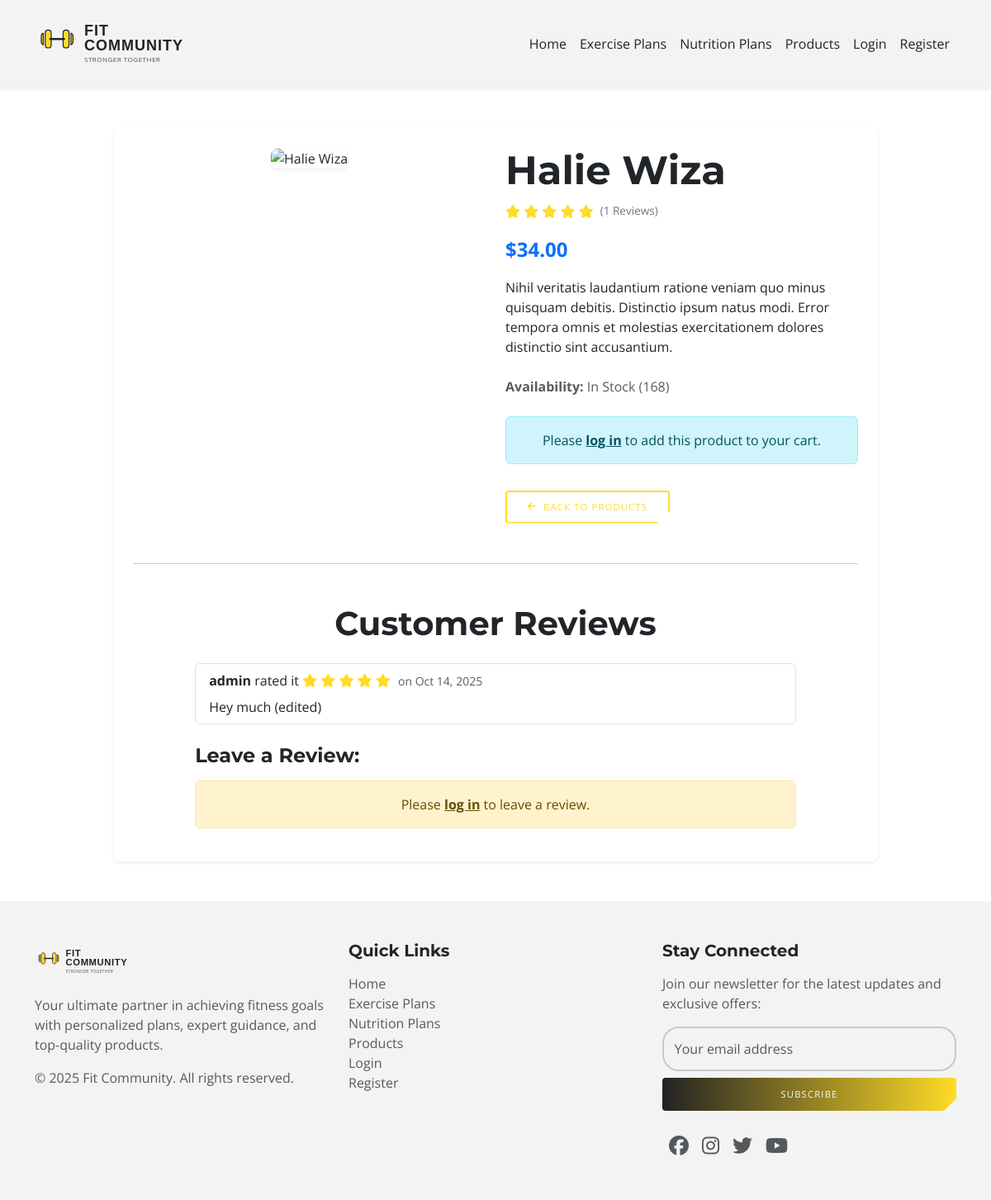
The page /products/1/ on the database its author committed.
### products/models.py (models this page shows, shortened)
class Product(models.Model):
    name = models.CharField(max_length=100)
    description = models.TextField()
    price = models.DecimalField(max_digits=8, decimal_places=2)
    stock = models.PositiveIntegerField()
    image = models.ImageField(
        upload_to='product_images/', blank=True, null=True
    )

class Review(models.Model):
    user = models.ForeignKey(
        User, on_delete=models.CASCADE, related_name='reviews'
    )
    exercise_plan = models.ForeignKey(
        'fitness.ExercisePlan', on_delete=models.CASCADE, null=True,
        blank=True, related_name='reviews'
    )
    nutrition_plan = models.ForeignKey(
        'fitness.NutritionPlan', on_delete=models.CASCADE, null=True,
        blank=True, related_name='reviews'
    )
    product = models.ForeignKey(
        Product, on_delete=models.CASCADE, null=True, blank=True,
        related_name='reviews'
    )
    rating = models.IntegerField(
        choices=[(i, str(i)) for i in range(1, 6)],
        help_text="Rate this item on a scale of 1 to 5."
    )
    comment = models.TextField(blank=True, null=True)
    created_at = models.DateTimeField(auto_now_add=True)
    class Meta:
        ordering = ['-created_at']

### products/views.py (the view)
def product_detail(request, pk):  # show product detail
    product = get_object_or_404(
        Product.objects.annotate(
            average_rating=Avg('reviews__rating'),
            review_count=Count('reviews'),
        ),
        pk=pk,
    )
    if request.method == 'POST':
        form = ReviewForm(request.POST)
        if form.is_valid():
            if request.user.is_authenticated:
                rev = form.save(commit=False)
                rev.user = request.user
                rev.product = product
                rev.save()
                messages.success(request, 'Review submitted.')
                return redirect('product_detail', pk=pk)
            messages.error(request, 'Log in to submit a review.')
    else:
        form = ReviewForm()
    return render(
        request,
        'public-pages/product_detail.html',
        {'product': product, 'reviews': product.reviews.all(), 'form': form},
    )

### products/forms.py
class ReviewForm(forms.ModelForm):
    class Meta:
        model = Review
        fields = ['rating', 'comment']
        widgets = {
            'rating': forms.Select(
                choices=[(i, str(i)) for i in range(1, 6)],
                attrs={'class': 'form-control'}
            ),
            'comment': forms.Textarea(
                attrs={
                    'rows': 4,
                    'class': 'form-control',
                    'placeholder': 'Write your review here...'
                }
            ),
        }
        labels = {
            'rating': 'Your Rating',
            'comment': 'Your Comment',
        }

### fitness/templatetags/rating_extras.py (called while the page is built)
@register.filter
def round_int(value):
    try:
        return int(round(Decimal(value)))
    except (TypeError, InvalidOperation):
        return 0

### templates/public-pages/product_detail.html (shortened to what this page needs)
{% extends 'base.html' %}
{% block content %}
{% load static %}
{% load static rating_extras %}
<div class="container my-5">
    <div class="row justify-content-center">
        <div class="col-lg-10 col-md-12">
            <div class="card shadow-sm border-0 product-detail-card">
                <div class="card-body p-4">
                    <div class="row g-4">
                        <div class="col-md-6 text-center">
                            <img src="{% if product.image %}{{ product.image.url }}{% else %}{% static 'images/product_placeholder.jpg' %}{% endif %}"
                                 class="img-fluid rounded-3 shadow-sm product-detail-image" alt="{{ product.name }}">
                        </div>
                        <div class="col-md-6">
                            <h1 class="display-5 fw-bold mb-2">{{ product.name }}</h1>
                    <div class="d-flex align-items-center mb-3">
                        <div class="star-rating me-2">
                            {% with product.average_rating|round_int as rounded %}
                                {% for _ in "12345" %}
                                    <i class="fas fa-star{% if forloop.counter <= rounded %} on{% endif %}"></i>
                                {% endfor %}
                            {% endwith %}
                        </div>
                        <span class="review-count-text">({{ product.review_count }} Reviews)</span>
                    </div>
                            <p class="fs-4 fw-bold text-primary mb-3">${{ product.price|floatformat:2 }}</p>
                            <p class="text-dark mb-4">{{ product.description }}</p>
                            <p class="text-muted mb-4"><strong>Availability:</strong> {% if product.stock > 0 %}In Stock ({{ product.stock }}){% else %}Out of Stock{% endif %}</p>
                            {% if user.is_authenticated %}
                                {% if product.stock > 0 %}
                                    <form action="{% url 'add_to_cart' 'product' product.id %}" method="post" class="d-flex align-items-center mb-4">
                                        {% csrf_token %}
                                        <div class="form-group me-3">
                                            <label for="quantity" class="form-label visually-hidden">Quantity</label>
                                            <input type="number" name="quantity" id="quantity" value="1" min="1" max="{{ product.stock }}" class="form-control text-center quantity-input-width">
                                        </div>
                                        <button type="submit" name="add_to_cart" class="custom-btn custom-btn-lg">
                                            <i class="fas fa-shopping-cart me-2"></i>Add to Cart
                                        </button>
                                    </form>
                                {% else %}
                                    <div class="alert alert-warning" role="alert">This product is currently out of stock.</div>
                                {% endif %}
                            {% else %}
                                <div class="alert alert-info text-center" role="alert">
                                    Please <a href="{% url 'login' %}" class="alert-link">log in</a> to add this product to your cart.
                                </div>
                            {% endif %}
                            <a href="{% url 'product_list' %}" class="custom-btn btn-outline-dark btn-sm mt-3">
                                <i class="fas fa-arrow-left me-2"></i>Back to Products
                            </a>
                        </div>
                    </div>
                    <hr class="my-5">
                    <h3 class="section-heading text-center mb-4">Customer Reviews</h3>
                    <div class="row justify-content-center">
                        <div class="col-lg-10">
                            {% if reviews %}
                                <ul class="list-group mb-4">
                                    {% for review in reviews %}
                                        <li class="list-group-item d-flex flex-column flex-sm-row justify-content-between align-items-start align-items-sm-center">
                                            <div>
                                                <strong>{{ review.user.username }}</strong> rated it
                                                <span class="star-rating fs-6">
                                                    {% with review.rating|round_int as rounded_review_rating %}
                                                        {% for _ in "12345" %}
                                                            <i class="fas fa-star{% if forloop.counter <= rounded_review_rating %} on{% endif %}"></i>
                                                        {% endfor %}
                                                    {% endwith %}
                                                </span>
                                                <small class="text-muted d-block d-sm-inline-block">on {{ review.created_at|date:"M d, Y" }}</small>
                                                {% if review.comment %}
                                                    <p class="mt-2 mb-0">{{ review.comment }}</p>
                                                {% endif %}
                                            </div>
                                        </li>
                                        {% endfor %}
                                </ul>
                            {% else %}
                                <div class="alert alert-info text-center" role="alert">
                                    No reviews yet. Be the first to review this plan!
                                </div>
                            {% endif %}
                            <h4 class="mt-4 mb-3">Leave a Review:</h4>
                            {% if user.is_authenticated %}
                                <form method="post" class="mb-5">
                                    {% csrf_token %}
                                    {% for field in form %}
                                        <div class="form-floating mb-3">
                                            {{ field }}
                                            <label for="{{ field.id_for_label }}">{{ field.label }}</label>
                                            {% if field.help_text %}
                                                <div class="form-text text-muted">{{ field.help_text }}</div>
                                            {% endif %}
                                            {% for error in field.errors %}
                                                <div class="invalid-feedback d-block">{{ error }}</div>
                                            {% endfor %}
                                        </div>
                                    {% endfor %}
                                    <div class="d-grid mt-4">
                                        <button type="submit" class="custom-btn custom-btn-lg">Submit Review</button>
                                    </div>
                                </form>
                            {% else %}
                                <div class="alert alert-warning text-center" role="alert">
                                    Please <a href="{% url 'login' %}" class="alert-link">log in</a> to leave a review.
                                </div>
                            {% endif %}
                        </div>
                    </div>
                </div>
            </div>
        </div>
    </div>
</div>
{% endblock %}

### static/css/style.css (style rules this page uses)
:root { --primary-accent: #ffdc26; --highlight-bg: #f3f3f3; --gradient-start: #222; --gradient-end: var(--primary-accent); --dark-text: #212529; --light-text: #f8f9fa; --header-bg: #f3f3f3; --footer-bg: #f3f3f3; --dark-section-bg: #222; --light-section-bg: #fff; --secondary-text-light-bg: #6c757d; --secondary-text-dark-bg: #adb5bd; --dashboard-primary-icon-bg: var(--primary-accent); --dashboard-secondary-icon-bg: #0dcaf0; --dashboard-warning-icon-bg: #ffc107; --dashboard-danger-bg: #dc3545; --dashboard-inactive-bg: #6c757d; --input-border-color: rgb(200, 200, 200); --input-focus-border-color: rgb(150, 150, 200); --input-label-color: rgb(100, 100, 100); --input-label-bg: #e8e8e8; }
body { font-family: 'Open Sans', sans-serif; color: var(--dark-text); background-color: #fff; }
h1, h2, h3, h4, h5, h6, .navbar-brand { font-family: 'Montserrat', sans-serif; font-weight: 700; }
.display-1, .display-2, .display-3, .display-4, .display-5, .display-6 { font-family: 'Montserrat', sans-serif; }
button, .custom-btn { border-radius: .25rem; text-transform: uppercase; font-style: normal; font-weight: 400; padding-left: 25px; padding-right: 25px; color: var(--light-text); -webkit-clip-path: polygon(0 0,0 0,100% 0,100% 0, 100% calc(100% - 15px),calc(100% - 15px) 100%,15px 100%,0 100%); clip-path: polygon(0 0,0 0,100% 0,100% 0, 100% calc(100% - 15px),calc(100% - 15px) 100%,15px 100%,0 100%); height: 40px; font-size: 0.7rem; line-height: 14px; letter-spacing: 1.2px; transition: .2s .1s; background-image: linear-gradient(90deg, var(--gradient-start), var(--gradient-end)); border: 0 solid; overflow: hidden; display: inline-flex; align-items: center; justify-content: center; text-decoration: none; }
.custom-btn.btn-outline-dark { background-image: none; background-color: transparent; border: 2px solid var(--primary-accent); color: var(--primary-accent); }
.card { background-color: var(--light-section-bg); border-color: #e0e0e0; border-radius: .5rem; }
.section-heading { font-size: 2.5rem; color: var(--dark-text); margin-bottom: 20px; }
.star-rating { color: var(--primary-accent); font-size: 1rem; margin-right: 5px; }
.review-count-text { font-size: 0.85rem; color: var(--secondary-text-light-bg); }
.product-detail-image { max-height: 450px; object-fit: contain; }

### rows shown on the page
Product: name "Halie Wiza", review_count "1", price "34.00", description "Nihil veritatis laudantium ratione veniam quo minus quisquam debitis. Distinctio ipsum natus modi. Error tempora omnis et molestias exercitationem dolores distinctio sint accusantium.", stock "168"
Review: user.username "admin", created_at "Oct 14, 2025", comment "Hey much (edited)"
